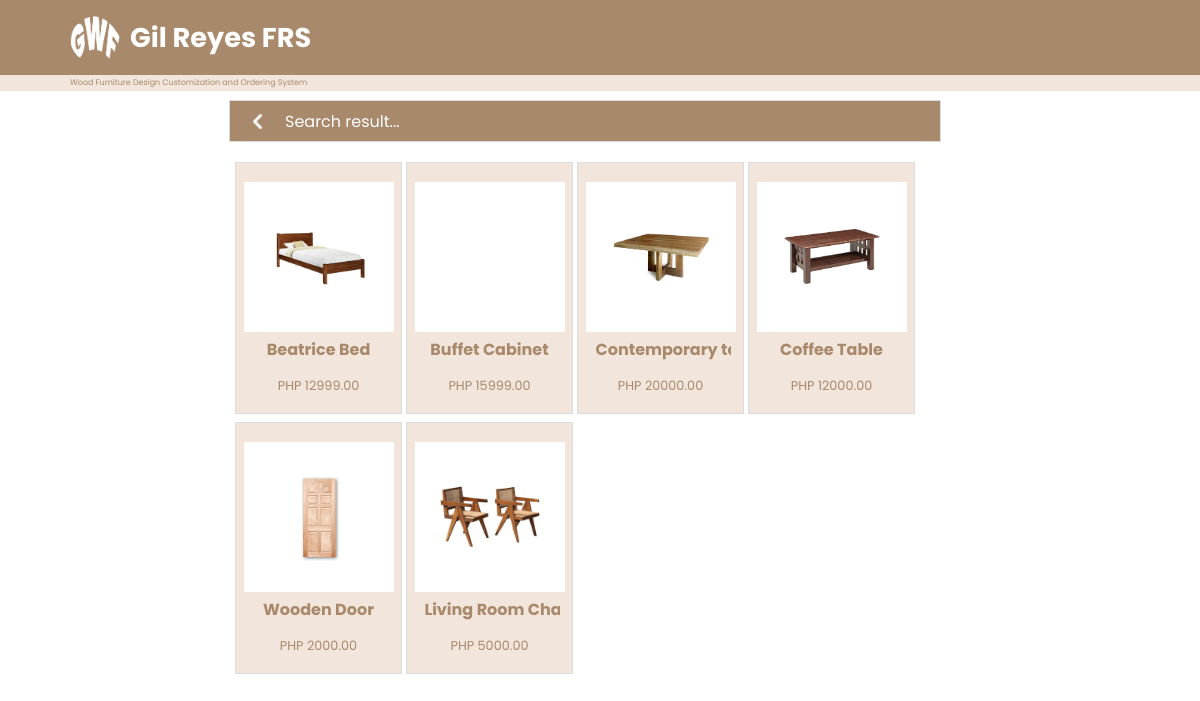
Page /src/sys-user/product-search/product-search.php (signed in) on the committed database.
### tables this page shows
CREATE TABLE `tb_product` (
  `id` int(11) NOT NULL,
  `product_name` varchar(50) NOT NULL,
  `price` int(20) NOT NULL,
  `size` varchar(15) NOT NULL,
  `p_description` text NOT NULL,
  `category` varchar(20) NOT NULL,
  `quantity` int(255) NOT NULL,
  `product_img` varchar(255) NOT NULL
);

### src/php-database/dbconnect.php (called while the page is built, shortened)
<?php
    $database = "db_ecommerce";
?>

### src/sys-user/product-search/product-search.php (the view, shortened to what this page needs)
<!DOCTYPE html>
<html lang="en">
<head>
    <link rel="stylesheet" href="product-search.css?v=<?php echo time(); ?>">
</head>
<body>
    <header>
        <div class="app-name">
            <a href="">
                <img src="../../../image/logo.png" alt="">
                <h1>Gil Reyes FRS</h1>
            </a>
        </div>
    </header>
    <div class="divider">
        <p>Wood Furniture Design Customization and Ordering System</p>
    </div>
    <main>
        <div class="container">
            <section class="product-cont">
                <div class="search-back">
                    <a href="../home-page/userhome.php"><img src="../../../image/icon/arrow.png" alt="" width="15px" height="15px"></a>
                    <p>Search result...</p>
                </div>
                <div class="product">
                    <?php
                        if(isset($_POST['search']))
                        {
                            $valueToSearch = $_POST['valueToSearch'];
                            $query = "SELECT * FROM tb_product WHERE quantity > 0 AND CONCAT(`id`, `product_name`) LIKE '%".$valueToSearch."%'";
                            $search_result = filterTable($query);
                        }
                        else {
                            $query = "SELECT * FROM tb_product";
                            $search_result = filterTable($query);
                        }
                        function filterTable($query)
                        {
                            include '../../php-database/dbconnect.php';
                            $filter_Result = mysqli_query($conn, $query);
                            return $filter_Result;
                        }
                    ?>
                    <div class="display-div">
                        <?php
                            while ($row = mysqli_fetch_assoc($search_result))
                            {
                        ?>
                                <div class="prod-display" onclick="window.location.href='../getproduct-page/get-product.php?id=<?php echo $row['id']; ?> & product_name=<?php echo $row['product_name']; ?> & price=<?php echo $row['price']; ?> & size=<?php echo $row['size']; ?> & p_description=<?php echo $row['p_description']; ?> & category=<?php echo $row['category']; ?> & product_img=<?php echo $row['product_img']; ?>';"onclick="window.location.href='../getproduct-page/get-product.php?id=<?php echo $row['id']; ?> & product_name=<?php echo $row['product_name']; ?> & price=<?php echo $row['price']; ?> & size=<?php echo $row['size']; ?> & p_description=<?php echo $row['p_description']; ?> & category=<?php echo $row['category']; ?> & product_img=<?php echo $row['product_img']; ?>';">
                                    <div class="prod-img">
                                        <img src="../../sys-admin/product-page/<?php echo $row['product_img']; ?>" alt="" width="100px">
                                    </div>
                                    <div class="pname">
                                        <h4><?php echo $row['product_name']; ?></h3>
                                    </div>
                                    <p>PHP <?php echo $row['price']; ?>.00</p>
                                </div>
                        <?php
                            }
                        ?>
                    </div>
                </div>
            </section>
        </div>
    </main>
</body>
</html>

### src/sys-user/product-search/product-search.css (style rules this page uses)
* { padding: 0; margin: 0; box-sizing: border-box; }
body { font-family: "Poppins", sans-serif; }
header { display: flex; align-items: center; background-color: #a8896c; height: 75px; width: 100%; position: -webkit-sticky; position: sticky; top: 0; z-index: 9; }
header .app-name { width: 50%; }
header .app-name a { display: flex; align-items: center; text-decoration: none; color: #ffffff; margin: 0 0 0 70px; }
header .app-name a img { width: 50px; height: 50px; border-radius: 50%; margin-right: 10px; }
header .app-name a h1 { font-size: 1.7rem; }
.divider { display: flex; align-items: center; height: 2vh; width: 100%; background-color: #f2e5db; }
.divider p { margin: 0 0 0 70px; font-size: 0.5rem; color: #a8896c; }
main { width: 100%; height: 85vh; display: flex; align-items: center; justify-content: center; }
main .container { width: 1120px; height: 85vh; display: flex; align-items: center; justify-content: center; }
main .container .product-cont { width: 740px; height: 85vh; }
main .container .product-cont .search-back { margin-top: 10px; width: 710px; height: 40px; background-color: #a8896c; display: flex; align-items: center; justify-content: baseline; color: #ffffff; box-shadow: rgba(0, 0, 0, 0.02) 0px 1px 3px 0px, rgba(27, 31, 35, 0.15) 0px 0px 0px 1px; }
main .container .product-cont .search-back a { margin: 5px 20px 0 20px; }
main .container .product-cont .product { overflow-y: scroll; height: 75vh; width: 710px; margin-top: 12px; }
main .container .product-cont .product .display-div { width: 690px; display: flex; flex-wrap: wrap; }
main .container .product-cont .product .display-div .prod-display { width: 165px; height: 250px; margin-left: 6px; margin-top: 10px; text-align: center; display: flex; align-items: center; justify-content: center; flex-direction: column; cursor: pointer; color: #a8896c; background-color: #f2e5db; box-shadow: rgba(0, 0, 0, 0.02) 0px 1px 3px 0px, rgba(27, 31, 35, 0.15) 0px 0px 0px 1px; }
main .container .product-cont .product .display-div .prod-display .prod-img { width: 150px; height: 150px; background-color: #ffffff; display: flex; align-items: center; justify-content: center; }
main .container .product-cont .product .display-div .prod-display .pname { width: 140px; padding: 5px; overflow: hidden; }
main .container .product-cont .product .display-div .prod-display .pname h4 { white-space: nowrap; }
main .container .product-cont .product .display-div .prod-display p { margin-top: 10px; white-space: nowrap; font-size: 0.8rem; }

### rows in the picture
tb_product: product_img (picture), product_name "Beatrice Bed", price "12999"
tb_product: product_name "Buffet Cabinet", price "15999"
tb_product: product_img (picture), product_name "Contemporary…", price "20000"
tb_product: product_img (picture), product_name "Coffee Table", price "12000"
tb_product: product_img (picture), product_name "Wooden Door", price "2000"
tb_product: product_img (picture), product_name "Living Room…", price "5000"
